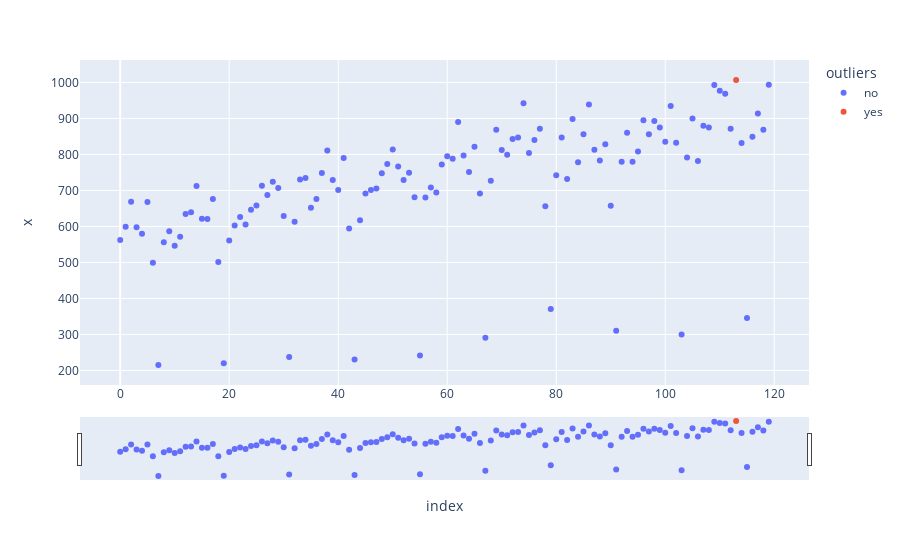

Here is the notebook cell this chart was saved with:
### Markdown cell above
Посмотрим на визуализацию

### Code cell
import plotly.express as px

fig = px.scatter(sales_df.reset_index(), x='index', y='x', color='outliers')
fig.update_xaxes(
    rangeslider_visible=True,
)
fig.show()

### Figure 1 — Plotly figure (JSON) as saved in the notebook; plotly's stock layout.template omitted (floating-point values rounded to 4 significant figures)
{"data": [{"hovertemplate": "outliers=no<br>index=%{x}<br>x=%{y}<extra></extra>", "legendgroup": "no", "marker": {"color": "#636efa", "symbol": "circle"}, "mode": "markers", "name": "no", "orientation": "v", "showlegend": true, "type": "scatter", "x": [0, 1, 2, 3, 4, 5, 6, 7, 8, 9, 10, 11, 12, 13, 14, 15, 16, 17, 18, 19, 20, 21, 22, 23, 24, 25, 26, 27, 28, 29, 30, 31, 32, 33, 34, 35, 36, 37, 38, 39, 40, 41, 42, 43, 44, 45, 46, 47, 48, 49, 50, 51, 52, 53, 54, 55, 56, 57, 58, 59, 60, 61, 62, 63, 64, 65, 66, 67, 68, 69, 70, 71, 72, 73, 74, 75, 76, 77, 78, 79, 80, 81, 82, 83, 84, 85, 86, 87, 88, 89, 90, 91, 92, 93, 94, 95, 96, 97, 98, 99, 100, 101, 102, 103, 104, 105, 106, 107, 108, 109, 110, 111, 112, 114, 115, 116, 117, 118, 119], "xaxis": "x", "y": [562.7, 599, 668.5, 597.8, 579.9, 668.2, 499.2, 215.2, 555.8, 586.9, 546.1, 571.1, 634.7, 639.3, 712.2, 621.6, 621, 676.0, 501.3, 220.3, 560.7, 602.5, 626.4, 605.5, 646.8, 658.4, 712.9, 687.7, 723.9, 707.2, 629, 237.5, 613.3, 730.4, 734.9, 651.8, 676.2, 748.2, 810.7, 729.4, 701.1, 790.1, 594.6, 230.7, 617.2, 691.4, 701.1, 705.8, 747.6, 773.4, 813.8, 766.7, 728.9, 749.2, 681.0, 241.4, 680.2, 708.3, 694.2, 772.1, 795.3, 788.4, 890.0, 797.4, 751, 821.3, 691.6, 290.7, 727.1, 868.4, 812.4, 799.6, 843.0, 847, 942.0, 804.3, 840.3, 871.5, 656.3, 370.5, 742, 847.2, 731.7, 898.5, 778.1, 856.1, 938.8, 813.0, 783.4, 828.1, 657.3, 310.0, 780, 860, 780, 808.0, 895.2, 856.1, 893.3, 875, 835.1, 934.6, 832.5, 300, 791.4, 900, 781.7, 880, 875.0, 993.0, 976.8, 968.7, 871.7, 832.0, 345.6, 849.5, 913.9, 868.7, 993.7], "yaxis": "y"}, {"hovertemplate": "outliers=yes<br>index=%{x}<br>x=%{y}<extra></extra>", "legendgroup": "yes", "marker": {"color": "#EF553B", "symbol": "circle"}, "mode": "markers", "name": "yes", "orientation": "v", "showlegend": true, "type": "scatter", "x": [113], "xaxis": "x", "y": [1007.0], "yaxis": "y"}], "layout": {"legend": {"title": {"text": "outliers"}, "tracegroupgap": 0}, "margin": {"t": 60}, "xaxis": {"anchor": "y", "domain": [0, 1], "rangeslider": {"visible": true}, "title": {"text": "index"}}, "yaxis": {"anchor": "x", "domain": [0, 1], "title": {"text": "x"}}}}
